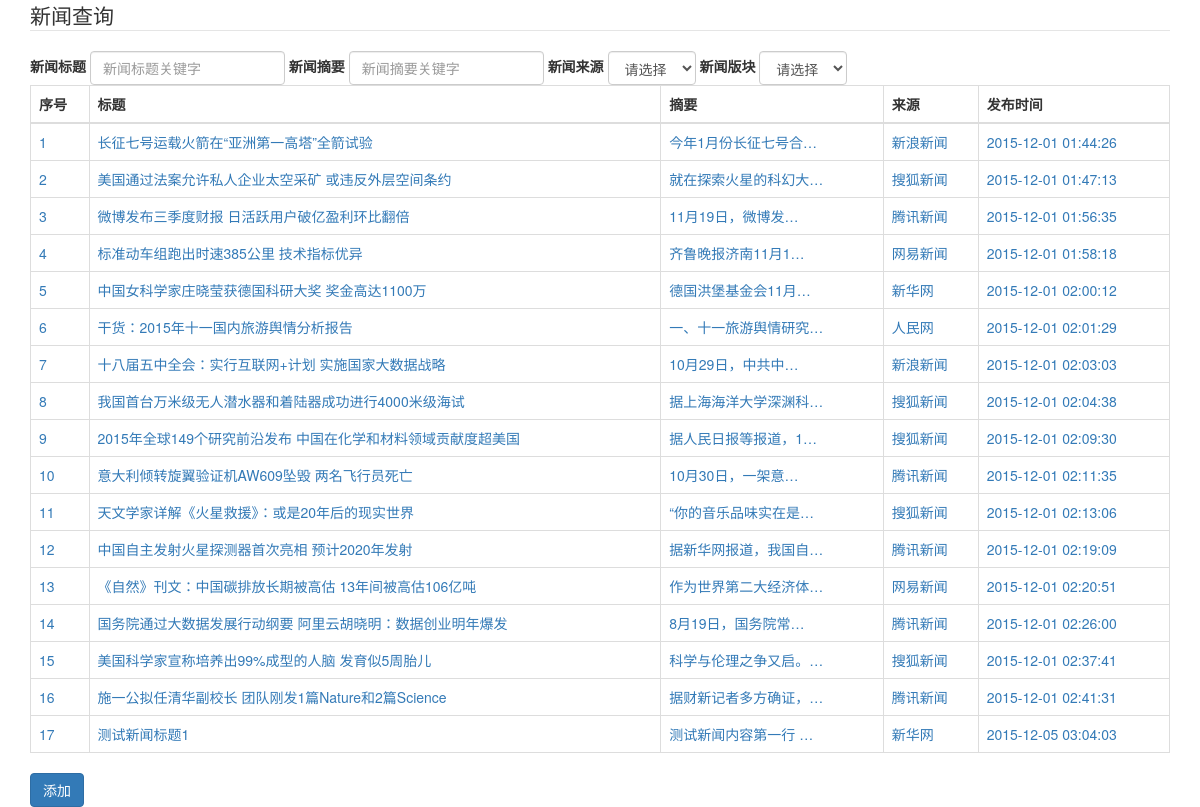
The app's page /backend.php with its own data.
### tables this page shows
CREATE TABLE `news_main` (
  `n_id` int(3) NOT NULL COMMENT '新闻流水号',
  `n_heading` varchar(50) NOT NULL COMMENT '新闻标题',
  `n_content` text NOT NULL COMMENT '新闻内容（含格式）',
  `n_publisher` varchar(2) NOT NULL COMMENT '新闻发布者代码',
  `n_origin` int(2) NOT NULL COMMENT '新闻来源代码',
  `n_status` char(1) NOT NULL DEFAULT '1' COMMENT '新闻状态（0-无效1-有效）',
  `insert_time` timestamp NULL DEFAULT NULL COMMENT '录入时间',
  `alter_time` timestamp NULL DEFAULT NULL COMMENT '修改时间'
);

CREATE TABLE `d_news_origin` (
  `dno_id` int(2) NOT NULL COMMENT '新闻来源代码',
  `dno_name` varchar(30) NOT NULL COMMENT '新闻来源名称',
  `status` char(1) NOT NULL DEFAULT '1' COMMENT '新闻来源状态（0-无效1-有效）',
  `insert_time` timestamp NULL DEFAULT NULL COMMENT '录入时间',
  `alter_time` timestamp NULL DEFAULT NULL COMMENT '修改时间'
);

### backend.php (the view, shortened to what this page needs)
<?php
    require_once("connect.php");
?>
<!DOCTYPE html>
<html>
<head>
    <link rel="stylesheet" href="css/bootstrap.min.css">
    <link rel="stylesheet/less" href="css/styles_common.less">
    <link rel="stylesheet/less" href="css/styles_pc.less">
</head>
<body>
    <div class="container">
        <form action="" method="POST" role="form" class="form-inline">
            <legend>新闻查询</legend>
            <div class="form-group">
                <label for="heading">新闻标题</label>
                <input type="text" class="form-control" id="heading" placeholder="新闻标题关键字">
            </div>
            <div class="form-group">
                <label for="abstract">新闻摘要</label>
                <input type="text" class="form-control" id="abstract" placeholder="新闻摘要关键字">
            </div>
            <div class="form-group">
                <label for="origin">新闻来源</label>
                <select name="新闻来源" id="origin" class="form-control">
                    <option value="0" selected="selected">请选择</option>
                </select>
            </div>
            <div class="form-group">
                <label for="category">新闻版块</label>
                <select name="新闻版块" id="category" class="form-control">
                    <option value="0" selected="selected">请选择</option>
                </select>
            </div>
        </form>
        <table class="table table-bordered table-hover">
            <thead>
                <tr>
                    <th>序号</th>
                    <th>标题</th>
                    <th>摘要</th>
                    <th>来源</th>
                    <th>发布时间</th>
                </tr>
            </thead>
            <tbody>
                <?php
                    if (connectToDb("baidunews")) {
                        $query = mysql_query("SELECT n1.n_id, n1.n_heading, CONCAT(LEFT(n1.n_content, 10), '…') AS n_abstract, n1.insert_time, do.dno_name FROM news_main n1, d_news_origin do WHERE n1.n_origin = do.dno_id AND n1.n_status = '1' ORDER BY n1.n_id");
                    };
                    $queryCount = mysql_num_rows($query);
                    if ($queryCount > 0) {
                        for ($i = 0; $i < $queryCount; $i++) {
                            $queryArr = mysql_fetch_assoc($query);
                            $nId = $queryArr["n_id"];
                            $nHeading = $queryArr["n_heading"];
                            $nAbstract = $queryArr["n_abstract"];
                            $insertTime = $queryArr["insert_time"];
                            $dnoName = $queryArr["dno_name"];
                            echo "<tr><td><a href=\"#\" data-toggle=\"modal\" data-target=\"#newsmodal\" data-whatever=\"".$nId."\">".$nId."</a></td><td><a href=\"#\" data-toggle=\"modal\" data-target=\"#newsmodal\" data-whatever=\"".$nId."\">".$nHeading."</a></td><td><a href=\"#\" data-toggle=\"modal\" data-target=\"#newsmodal\" data-whatever=\"".$nId."\">".$nAbstract."</a></td><td><a href=\"#\" data-toggle=\"modal\" data-target=\"#newsmodal\" data-whatever=\"".$nId."\">".$dnoName."</a></td><td><a href=\"#\" data-toggle=\"modal\" data-target=\"#newsmodal\" data-whatever=\"".$nId."\">".$insertTime."</a></td></tr>";
                        }
                    } else {
                        echo "<tr><td colspan=\"5\">查无记录-_-</td></tr>";
                    }
                ?>
            </tbody>
        </table>
        <button type="button" class="btn btn-primary" data-toggle="modal" data-target="#newsmodal" data-whatever="" id="add">添加</button>
    </div>
</body>
</html>

### records on screen
news_main: n_id "1", n_heading "长征七号运载火箭在“亚洲第一高塔”全箭试验", nAbstract "今年1月份长征七号合…", d_news_origin.dno_name "新浪新闻", insert_time "2015-12-01 01:44:26"
news_main: n_id "2", n_heading "美国通过法案允许私人企业太空采矿 或违反外层空间条约", nAbstract "就在探索火星的科幻大…", d_news_origin.dno_name "搜狐新闻", insert_time "2015-12-01 01:47:13"
news_main: n_id "3", n_heading "微博发布三季度财报 日活跃用户破亿盈利环比翻倍", nAbstract "11月19日，微博发…", d_news_origin.dno_name "腾讯新闻", insert_time "2015-12-01 01:56:35"
news_main: n_id "4", n_heading "标准动车组跑出时速385公里 技术指标优异", nAbstract "齐鲁晚报济南11月1…", d_news_origin.dno_name "网易新闻", insert_time "2015-12-01 01:58:18"
news_main: n_id "5", n_heading "中国女科学家庄晓莹获德国科研大奖 奖金高达1100万", nAbstract "德国洪堡基金会11月…", d_news_origin.dno_name "新华网", insert_time "2015-12-01 02:00:12"
news_main: n_id "6", n_heading "干货：2015年十一国内旅游舆情分析报告", nAbstract "一、十一旅游舆情研究…", d_news_origin.dno_name "人民网", insert_time "2015-12-01 02:01:29"
news_main: n_id "7", n_heading "十八届五中全会：实行互联网+计划 实施国家大数据战略", nAbstract "10月29日，中共中…", d_news_origin.dno_name "新浪新闻", insert_time "2015-12-01 02:03:03"
news_main: n_id "8", n_heading "我国首台万米级无人潜水器和着陆器成功进行4000米级海试", nAbstract "据上海海洋大学深渊科…", d_news_origin.dno_name "搜狐新闻", insert_time "2015-12-01 02:04:38"
news_main: n_id "9", n_heading "2015年全球149个研究前沿发布 中国在化学和材料领域贡献度超美国", nAbstract "据人民日报等报道，1…", d_news_origin.dno_name "搜狐新闻", insert_time "2015-12-01 02:09:30"
news_main: n_id "10", n_heading "意大利倾转旋翼验证机AW609坠毁 两名飞行员死亡", nAbstract "10月30日，一架意…", d_news_origin.dno_name "腾讯新闻", insert_time "2015-12-01 02:11:35"
news_main: n_id "11", n_heading "天文学家详解《火星救援》：或是20年后的现实世界", nAbstract "“你的音乐品味实在是…", d_news_origin.dno_name "搜狐新闻", insert_time "2015-12-01 02:13:06"
news_main: n_id "12", n_heading "中国自主发射火星探测器首次亮相 预计2020年发射", nAbstract "据新华网报道，我国自…", d_news_origin.dno_name "腾讯新闻", insert_time "2015-12-01 02:19:09"
news_main: n_id "13", n_heading "《自然》刊文：中国碳排放长期被高估 13年间被高估106亿吨", nAbstract "作为世界第二大经济体…", d_news_origin.dno_name "网易新闻", insert_time "2015-12-01 02:20:51"
news_main: n_id "14", n_heading "国务院通过大数据发展行动纲要 阿里云胡晓明：数据创业明年爆发", nAbstract "8月19日，国务院常…", d_news_origin.dno_name "腾讯新闻", insert_time "2015-12-01 02:26:00"
news_main: n_id "15", n_heading "美国科学家宣称培养出99%成型的人脑 发育似5周胎儿", nAbstract "科学与伦理之争又启。…", d_news_origin.dno_name "搜狐新闻", insert_time "2015-12-01 02:37:41"
news_main: n_id "16", n_heading "施一公拟任清华副校长 团队刚发1篇Nature和2篇Science", nAbstract "据财新记者多方确证，…", d_news_origin.dno_name "腾讯新闻", insert_time "2015-12-01 02:41:31"
news_main: n_id "17", n_heading "测试新闻标题1", nAbstract "测试新闻内容第一行 …", d_news_origin.dno_name "新华网", insert_time "2015-12-05 03:04:03"
